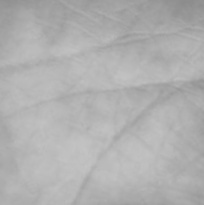
#> input picture rroi_test.jpg, 204 x 205 px
$ jupyter execute lib.ipynb
#> lines starting #> are read from the running program, lines starting #| are printed output that depends on the picture; after the words box and inside, x2 and y2 are one past the last pixel; in counts of white or black regions, pixels touching at a corner belong together
[cell 1]
#OPENCV implementation

import cv2
import matplotlib.pyplot as plt
import numpy as np

from skimage import morphology

## gabor

[cell 2]
class Gabor():
    def __init__(self, R, C, n_orientation, scale):
        self.R = R
        self.C = C
        self.n_orientation = n_orientation
        self.scale = scale
        self.orientation = np.array([ (u * np.pi / n_orientation) for u in range (1, n_orientation + 1)])
        self.gabor_filters_sets = [gabor_wavelet(R, C, u, scale, n_orientation) for u in range(1, n_orientation + 1)]


    # filter image through gabor filter
    def filtering(self, img):
        graphs = np.array([cv2.filter2D(img, -1, np.real(gw)) for gw in self.gabor_filters_sets])
        return graphs

    def plot_filters(self, n_scale):
#> called with n_scale = 3
        gabor_filters = []
        fig = plt.figure()
        for v in range (1, n_scale + 1):
            for u in range(1, self.n_orientation + 1):
                gw = gabor_wavelet(self.R, self.C, u, v , self.n_orientation)
                fig.add_subplot(n_scale, self.n_orientation, self.n_orientation * (v- 1) + u)
                plt.imshow(np.real(gw), cmap='gray')
        plt.show()
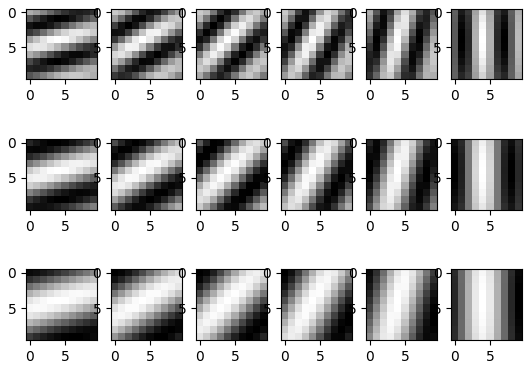
#> figure drawn by matplotlib, 18 panels


def gabor_wavelet(rows, cols, orientation, scale, n_orientation):

    kmax = np.pi / 2        # 1.5707963267948966
    f = np.sqrt(2)          # 1.4142135623730951
    delt2 = (2 * np.pi) ** 2

    k = (kmax / (f ** scale)) * np.exp(1j * orientation * np.pi / n_orientation / 2)
    kn2 = np.abs(k) ** 2
    gw = np.zeros((rows, cols), np.complex128)

    for m in range(int(-rows / 2) + 1, int(rows / 2) + 1):
        for n in range(int(-cols / 2) + 1, int(cols / 2) + 1):
            t1 = np.exp(-0.5 * kn2 * (m ** 2 + n ** 2) / delt2)
            t2 = np.exp(1j * (np.real(k) * m + np.imag(k) * n))
            t3 = np.exp(-0.5 * delt2)
            gw[int(m + rows / 2 - 1), int(n + cols / 2 - 1)] = (kn2 / delt2) * t1 * (t2 - t3)

    return gw


n_orientation = 6
scale = 2
GA = Gabor(10, 10, n_orientation, scale)
gabor_filters = GA.gabor_filters_sets
GA.plot_filters(3)

## LOG

[cell 3]
img = cv2.imread('rroi_test.jpg')
#> img is the input picture: shape (205, 204, 3); min 140, max 196, mean 176

RGB_img = cv2.cvtColor(img, cv2.IMREAD_GRAYSCALE)

plt.imshow(RGB_img)

src = cv2.GaussianBlur(RGB_img, (5, 5), 0)

# converting to gray scale

gray = cv2.cvtColor(src, cv2.COLOR_BGR2GRAY)
edges = cv2.Laplacian(gray, -1, ksize=5, scale=1,delta=0,borderType=cv2.BORDER_DEFAULT)
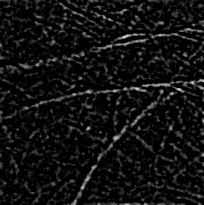
#> edges: shape (205, 204); min 0, max 226, mean 16.5

plt.imshow(edges, cmap='gray')
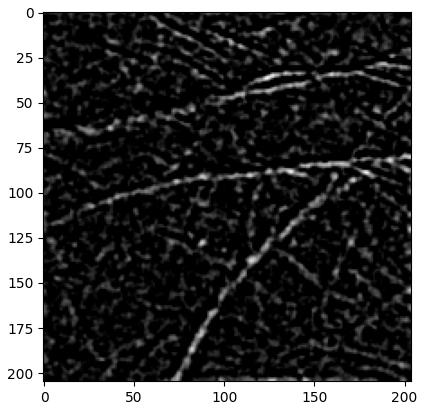
#> figure drawn by matplotlib, 1 panel

[cell 4]
def show_array_img(arr, process):
    plt.figure(figsize=(12, 8))  # Đặt kích thước cửa sổ
    for idx, element in enumerate(arr):
        plt.subplot(3, 4, idx + 1)  # Sắp xếp ảnh trên lưới 3x4 (hoặc thay đổi tuỳ số lượng ảnh)
        plt.imshow(element, cmap='gray')  # Hiển thị ảnh ở dạng grayscale
        plt.title(f"{process} {idx+1}")  # Thêm tiêu đề cho từng ảnh
        plt.axis('off')  # Tắt trục toạ độ

    plt.tight_layout()  # Căn chỉnh lưới để không bị chồng lấn
    plt.show()


# Laplacian process image with above function
img = edges

# storing output after gabor filter
After_gabor = []

# Gabor process image with the first cell code above
for i, gw in enumerate(gabor_filters):
    element =  cv2.filter2D(img, -1, np.real(gw))       # filter2d image với mỗi kernel là một gabor filter
    After_gabor.append(element)
#> this loop made 6 passes
#> pass 1, `element =  cv2.filter2D(img, -1, np.real(gw))`:
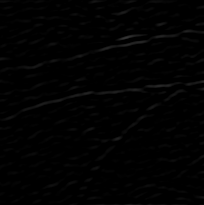
#> element: shape (205, 204); min 0, max 54, mean 1.8
#> after the loop, After_gabor = 6 items


show_array_img(After_gabor, "Gabor")
#> the loop in show_array_img, `for idx, element in enumerate(arr):` made 6 passes


Two_value = []
for i, line in enumerate(After_gabor):
    _, TW = cv2.threshold(line, 0 , 255, cv2.THRESH_BINARY | cv2.THRESH_OTSU)

    kernel = np.ones((2,2), np.uint8)
    TW = cv2.erode(TW, kernel)

    Two_value.append(TW)
#> this loop made 6 passes
#> pass 1, `_, TW = cv2.threshold(line, 0 , 255, cv2.THRESH_BINARY | cv2.THRESH_OT..`:
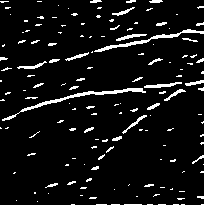
#> TW: shape (205, 204); 6.9% white in thin lines or dots
#> pass 2, `TW = cv2.erode(TW, kernel)`:
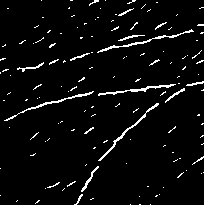
#> TW: shape (205, 204); 4.2% white in thin lines or dots
#> after the loop, Two_value = 6 items

show_array_img(Two_value, "threshold")
#> call 2 of show_array_img, with process = 'threshold'
#> the loop in show_array_img (call 2), `for idx, element in enumerate(arr):` made 6 passes
#> in show_array_img (call 2), `plt.show()`:
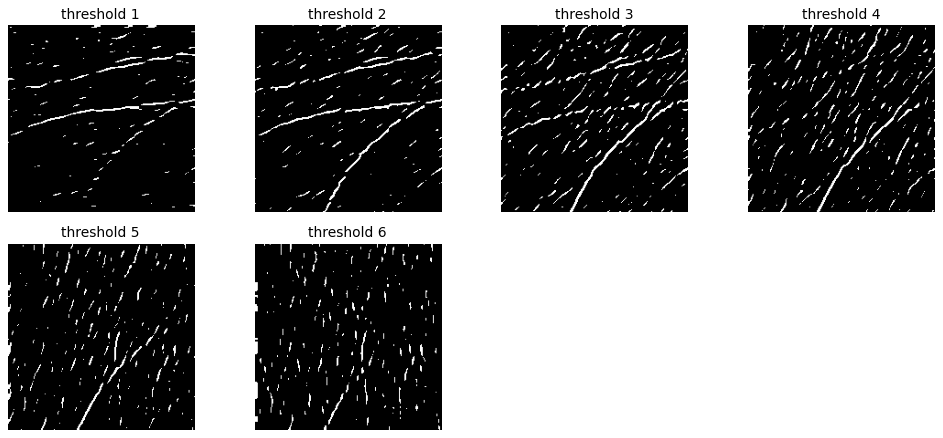
#> figure drawn by matplotlib, 6 panels

con = []


for i in Two_value:
    conective = morphology.remove_small_objects(i > 0, min_size=40, connectivity=1)
    con.append(conective)
#> this loop made 6 passes
#> pass 3, `conective = morphology.remove_small_objects(i > 0, min_size=40, connec..`:
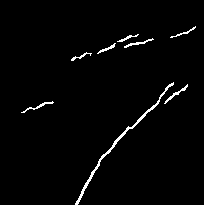
#> conective: shape (205, 204) bool; 1.9% white in thin lines or dots, all inside (x1, y1, x2, y2) = (21, 26, 196, 205)
#> after the loop, con = 6 items


line = (np.sum(con, axis = 0) / len(con))
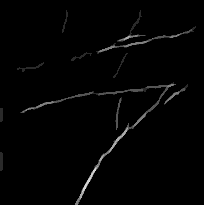
#> line: shape (205, 204) float64; min 0, max 0.833, mean 0.0132

show_array_img(con, "Remove small object")
#> call 3 of show_array_img, with process = 'Remove small object'
#> the loop in show_array_img (call 3), `for idx, element in enumerate(arr):` made 6 passes
#> in show_array_img (call 3), `plt.show()`:
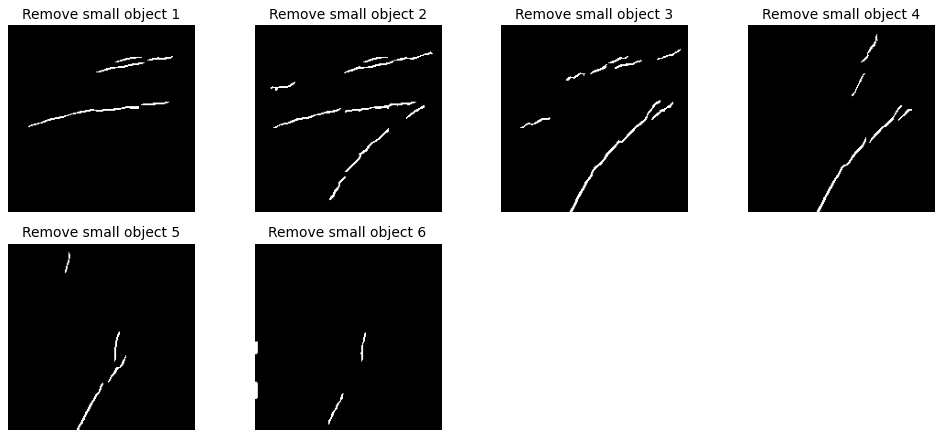
#> figure drawn by matplotlib, 6 panels

plt.imshow(line,cmap='gray')

$ run again, with ROI_sample.jpg copied over rroi_test.jpg
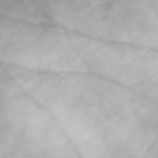
#> input picture ROI_sample.jpg, 158 x 158 px
#> img is the input picture: shape (158, 158, 3); min 145, max 198, mean 174.3
#> after the loop `for i, gw in enumerate(gabor_filters):`: After_gabor = 6 items
#> the loop in show_array_img, `for idx, element in enumerate(arr):` made 6 passes
#> the loop `for i, line in enumerate(After_gabor):` made 6 passes
#> pass 1, `_, TW = cv2.threshold(line, 0 , 255, cv2.THRESH_BINARY | cv2.THRESH_OT..`:
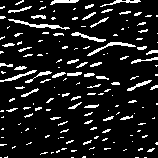
#> TW: shape (158, 158); 11.7% white in thin lines or dots
#> the loop in show_array_img (call 2), `for idx, element in enumerate(arr):` made 6 passes
#> the loop `for i in Two_value:` made 6 passes
#> `line = (np.sum(con, axis = 0) / len(con))`:
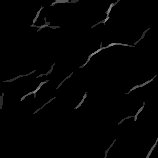
#> line: shape (158, 158) float64; min 0, max 0.5, mean 0.0112
